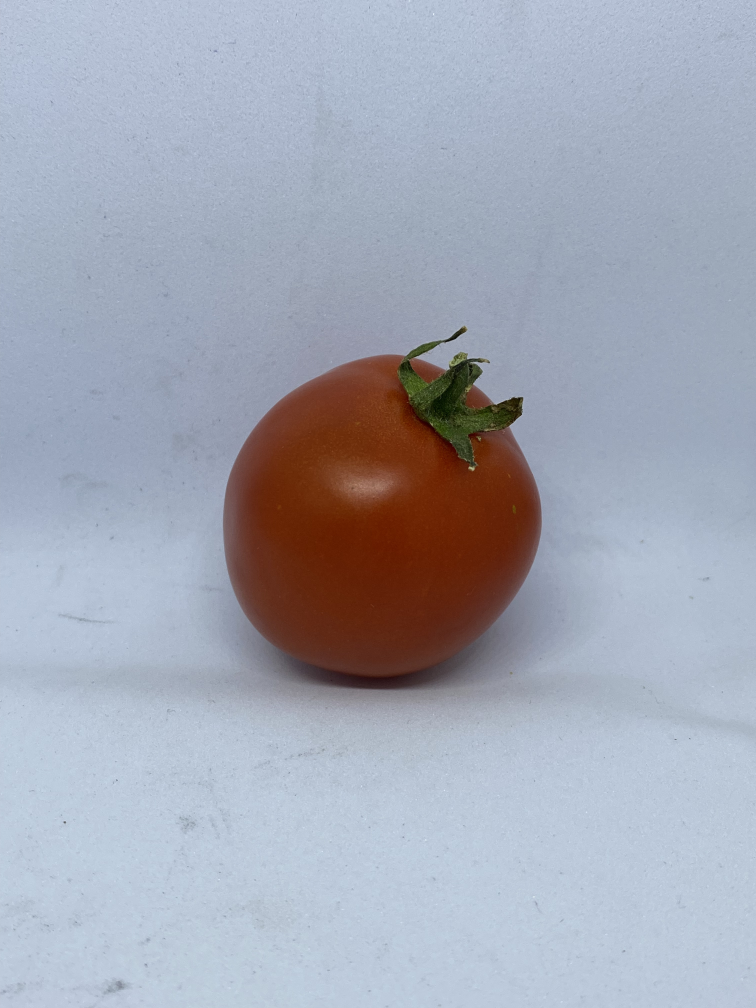
#> input picture Tomat/Tomat._80.jpg, 3024 x 4032 px, found by its file name (shown at 1/4 size); its folder holds only this picture in this run
$ python main1.py
#> lines starting #> are read from the running program, lines starting #| are printed output that depends on the picture; after the words box and inside, x2 and y2 are one past the last pixel; in counts of white or black regions, pixels touching at a corner belong together
#> in proses_gambar, gambar_asli is the input picture: shape (4032, 3024, 3); mean B, G, R 181.6, 168.4, 163.9
import cv2
import os
import pandas as pd
import numpy as np

class SistemCerdasPCV:
    @staticmethod
    def resize_image(image, lebar=100, tinggi=100):
#> called with lebar = 100, tinggi = 100
        lebar = int(image.shape[1] * lebar / 100)
        tinggi = int(image.shape[0] * tinggi / 100)
        dimensi = (lebar, tinggi)
        return cv2.resize(image, dimensi)

    @staticmethod
    def ambil_rata_rgb(gambar):
        gambar_rgb = cv2.cvtColor(gambar, cv2.COLOR_BGR2RGB)  # Konversi BGR ke RGB
        rata_rgb = np.mean(gambar_rgb, axis=(0, 1))  # Rata-rata berdasarkan semua piksel
        rata_rgb = np.round(rata_rgb).astype(int)  # Pembulatan ke integer
        print("Rata-rata RGB:", rata_rgb)  # Tampilkan nilai RGB
        return rata_rgb


    @staticmethod
    def label_kematangan(rgb):
        R, G, B = rgb

        # Atur batasan untuk kematangan berdasarkan nilai RGB
        if R > 100 and G < 90 and B < 90:  # Merah pekat (R tinggi)
            return 'Matang'
        elif R > 50 and G > 90 and B < 85:  # Kuning ke oranye
            return 'Setengah Matang'
        else:  # Jika tidak memenuhi syarat untuk Merah Pekat, Matang, atau Setengah Matang
            return 'Mentah'

    @staticmethod
    def simpan_hasil(gambar, path_output):
        cv2.imwrite(path_output, gambar)

    @staticmethod
    def crop_tengah_tomat(gambar):
        tmp = cv2.cvtColor(gambar, cv2.COLOR_BGR2GRAY)
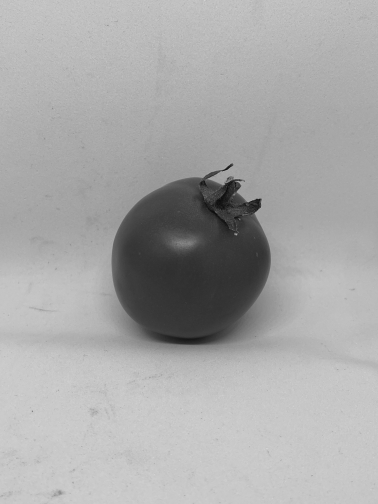
#> tmp: shape (4032, 3024) (shown at 1/8 size); min 0, max 252, mean 168.6
        _, mask = cv2.threshold(tmp, 127, 255, cv2.THRESH_BINARY_INV)
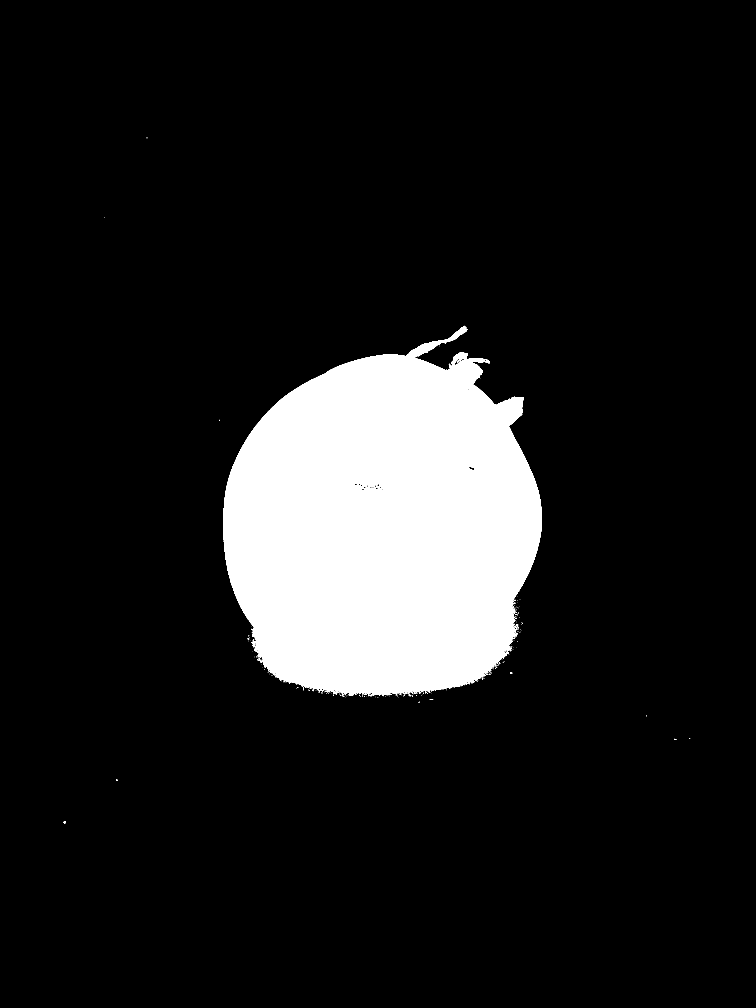
#> mask: shape (4032, 3024) (shown at 1/4 size); 11.5% white; 288 white regions (271 under 20 px), largest, box (x1, y1, x2, y2) and area: (892, 1303, 2167, 2784) 1402272, (1332, 2765, 1348, 2778) 102, (2059, 2497, 2073, 2520) 81

        mask = cv2.dilate(mask.copy(), None, iterations=10)
#> mask: shape (4032, 3024); 12.3% white; 11 white regions, largest, box (x1, y1, x2, y2) and area: (882, 1293, 2177, 2808) 1490701, (245, 3276, 273, 3303) 751, (2030, 2679, 2059, 2705) 745
        mask = cv2.erode(mask.copy(), None, iterations=10)
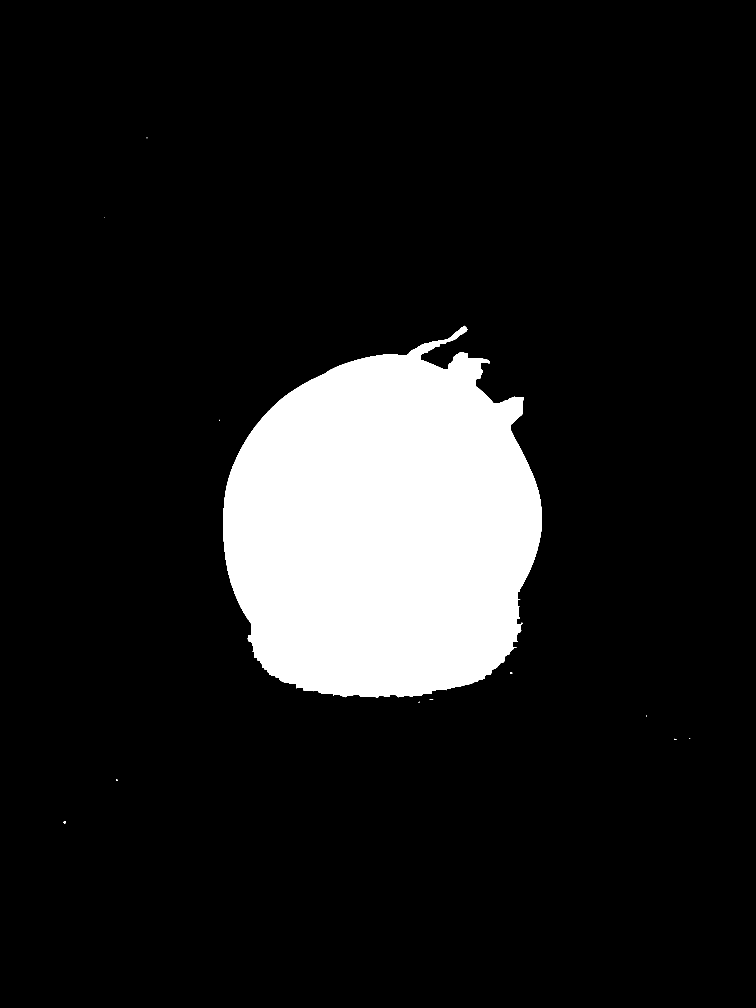
#> mask: shape (4032, 3024) (shown at 1/4 size); 11.7% white; 12 white regions (8 under 20 px)
        b, g, r = cv2.split(gambar)
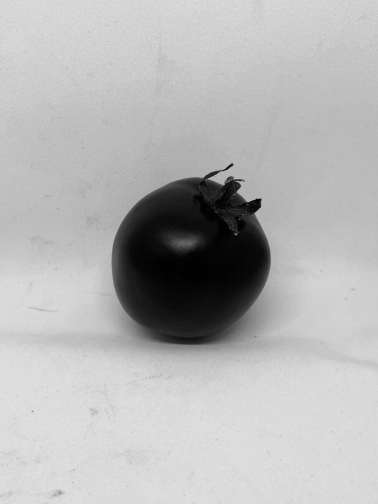
#> b: shape (4032, 3024) (shown at 1/8 size); min 0, max 255, mean 181.6
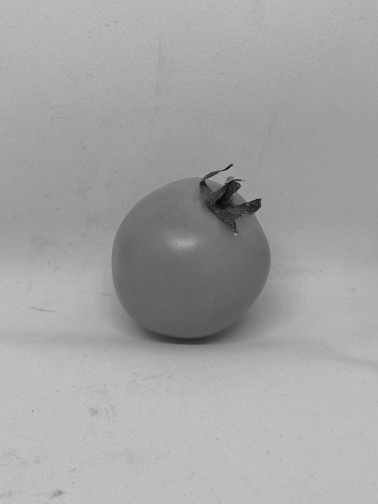
#> r: shape (4032, 3024) (shown at 1/8 size); min 0, max 246, mean 163.9
        rgba = [b, g, r, mask]
        dst = cv2.merge(rgba, 4)

        contours, _ = cv2.findContours(mask, cv2.RETR_TREE, cv2.CHAIN_APPROX_SIMPLE)
#> contours = 12 contours, 9 with area under 20; largest, box (x1, y1, x2, y2) and area: (892, 1303, 2167, 2790) 1420728, (255, 3286, 263, 3293) 39, (2040, 2689, 2049, 2695) 34

        if contours:  # Pastikan ada kontur
            # Ambil kontur terbesar
            c = max(contours, key=cv2.contourArea)
#> c = contour of 1958 points, box (x1, y1, x2, y2) (892, 1303, 2167, 2790), area 1420728
            # Mendapatkan bounding box dari kontur terbesar
            x, y, w, h = cv2.boundingRect(c)
#> x = 892; y = 1303; w = 1275; h = 1487
            # Mengcrop gambar berdasarkan bounding box
            return gambar[y:y + h, x:x + w]
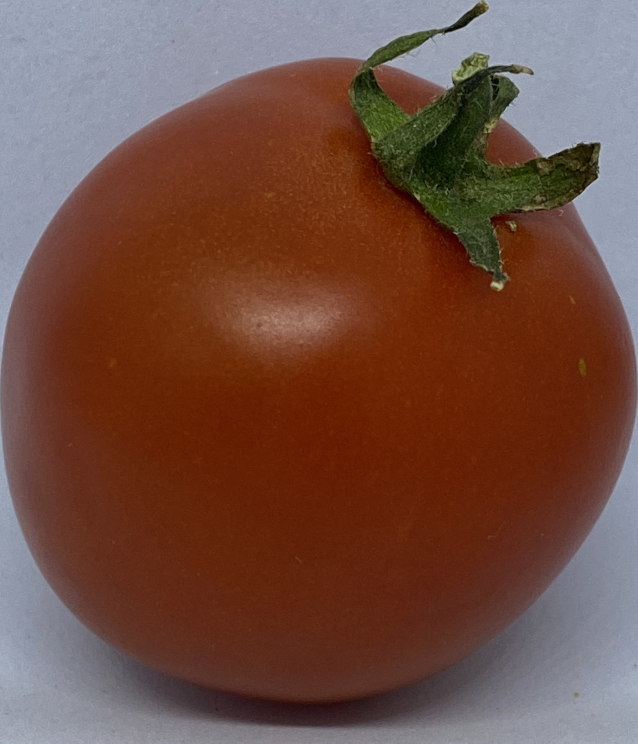
#> returned value: shape (1487, 1275, 3) (shown at 1/2 size); mean of channels 0, 1, 2 66, 77.7, 112.8; drawn as B, G, R

        return gambar  # Jika tidak ada kontur, kembalikan gambar asli

    @staticmethod
    def proses_gambar(folder_path):
        data = {'Nama Gambar': [], 'R': [], 'G': [], 'B': [], 'label': []}

        for namagambar in os.listdir(folder_path):
            path_file = os.path.join(folder_path, namagambar)

            gambar_asli = cv2.imread(path_file)
            if gambar_asli is not None:
                gambar_diubah = SistemCerdasPCV.resize_image(gambar_asli)
                gambar_diubah = SistemCerdasPCV.crop_tengah_tomat(gambar_diubah)

                rata_rgb = SistemCerdasPCV.ambil_rata_rgb(gambar_diubah)
#> in ambil_rata_rgb, `rata_rgb = np.mean(gambar_rgb, axis=(0, 1))`: rata_rgb = [112.8, 77.67, 66.03]
#> in ambil_rata_rgb, `rata_rgb = np.round(rata_rgb).astype(int)`: rata_rgb = [113, 78, 66]
#| Rata-rata RGB: [113  78  66]
#> rata_rgb = [113, 78, 66]
                label = SistemCerdasPCV.label_kematangan(rata_rgb)
#> in label_kematangan, `R, G, B = rgb`: R = 113; G = 78; B = 66
#> label = 'Matang'

                # Menyimpan hasil ke dalam dictionary
                data['Nama Gambar'].append(namagambar)
                data['R'].append(rata_rgb[0])
                data['G'].append(rata_rgb[1])
                data['B'].append(rata_rgb[2])
                data['label'].append(label)

                # Simpan gambar hasil crop
                output_path = os.path.join("hasil_ekstrasi", f"hasil_{namagambar}")
                SistemCerdasPCV.simpan_hasil(gambar_diubah, output_path)

        # Mengonversi hasil ke DataFrame dan menyimpannya ke file Excel
        df = pd.DataFrame(data)
        df.to_excel('hasil_ekstraksi.xlsx', index=False)
        print("Hasil ekstraksi disimpan ke 'hasil_ekstraksi.xlsx'")

if __name__ == "__main__":
    folder_path = "D:/New folder/Tomat.in/Tomat"
    os.makedirs("hasil_ekstrasi", exist_ok=True)
    SistemCerdasPCV.proses_gambar(folder_path)

$ run again, on Tomat/Tomat_16.jpg
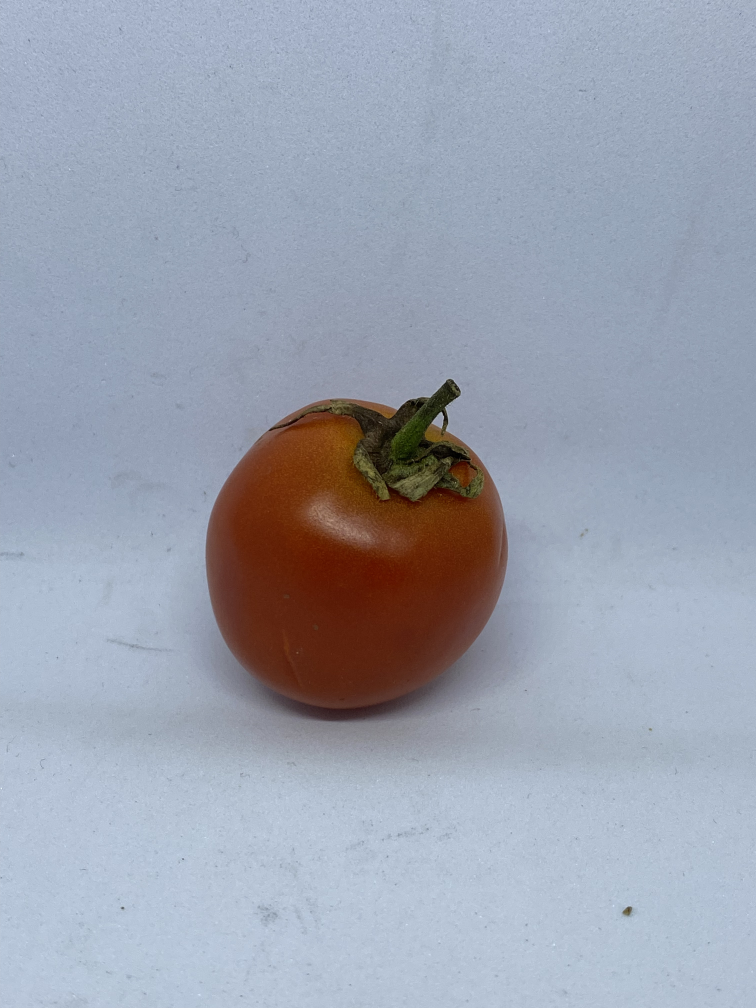
#> input picture Tomat/Tomat_16.jpg, 3024 x 4032 px, found by its file name (shown at 1/4 size)
#> in proses_gambar, gambar_asli is the input picture: shape (4032, 3024, 3); mean B, G, R 176.6, 162.5, 156.2
#> in crop_tengah_tomat, `_, mask = cv2.threshold(tmp, 127, 255, cv2.THRESH_BINARY_INV)`:
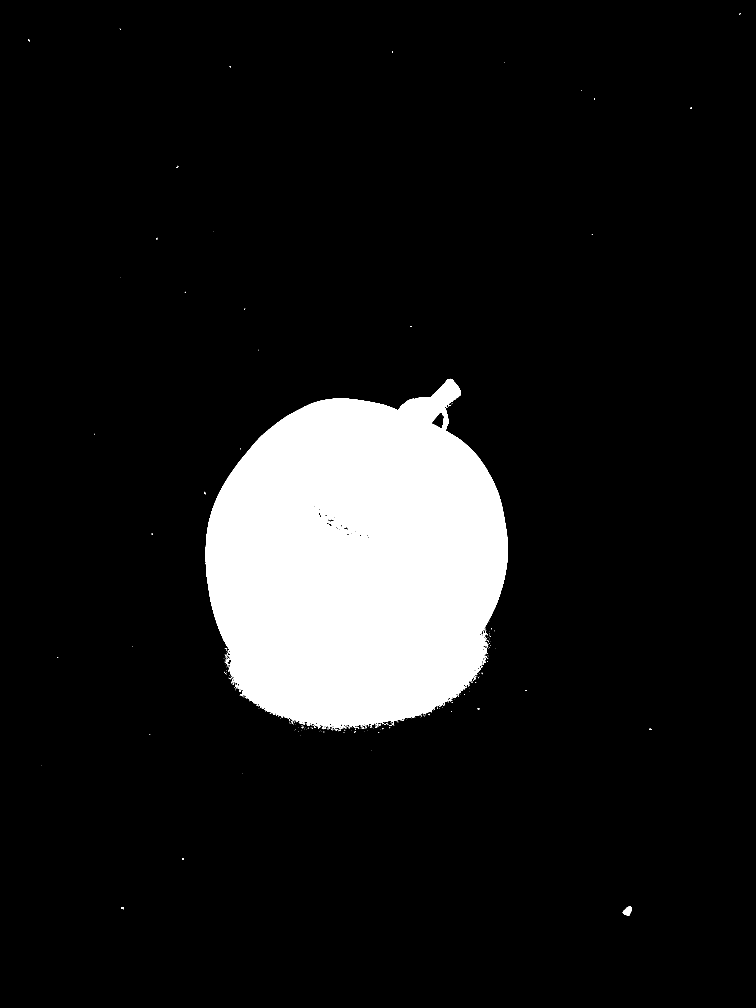
#> mask: shape (4032, 3024) (shown at 1/4 size); 10.6% white; 366 white regions (341 under 20 px), largest, box (x1, y1, x2, y2) and area: (822, 1515, 2032, 2915) 1283785, (2491, 3627, 2528, 3662) 863, (1928, 2632, 1942, 2659) 142
#> contours = 40 contours, 33 with area under 20; largest, box (x1, y1, x2, y2) and area: (822, 1515, 2032, 2941) 1307476, (1735, 1660, 1774, 1707) 1528, (2491, 3627, 2528, 3662) 812, (485, 3628, 496, 3637) 60, (2597, 2915, 2606, 2920) 24, (818, 1967, 823, 1977) 21, (729, 3434, 736, 3439) 20
#> c = contour of 1604 points, box (x1, y1, x2, y2) (822, 1515, 2032, 2941), area 1307476
#> x = 822; y = 1515; w = 1210; h = 1426
#> in crop_tengah_tomat, `return gambar[y:y + h, x:x + w]`:
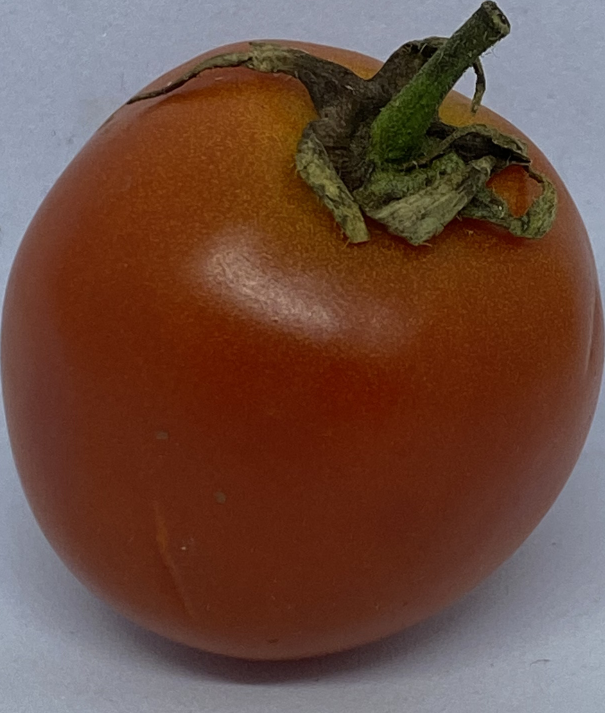
#> returned value: shape (1426, 1210, 3) (shown at 1/2 size); mean of channels 0, 1, 2 64.6, 76.8, 108.4; drawn as B, G, R
#> in ambil_rata_rgb, `rata_rgb = np.mean(gambar_rgb, axis=(0, 1))`: rata_rgb = [108.4, 76.84, 64.58]
#> in ambil_rata_rgb, `rata_rgb = np.round(rata_rgb).astype(int)`: rata_rgb = [108, 77, 65]
#| Rata-rata RGB: [108  77  65]
#> R = 108; G = 77; B = 65
#> label = 'Matang'

$ run again, on Tomat/Tomat_18.jpg
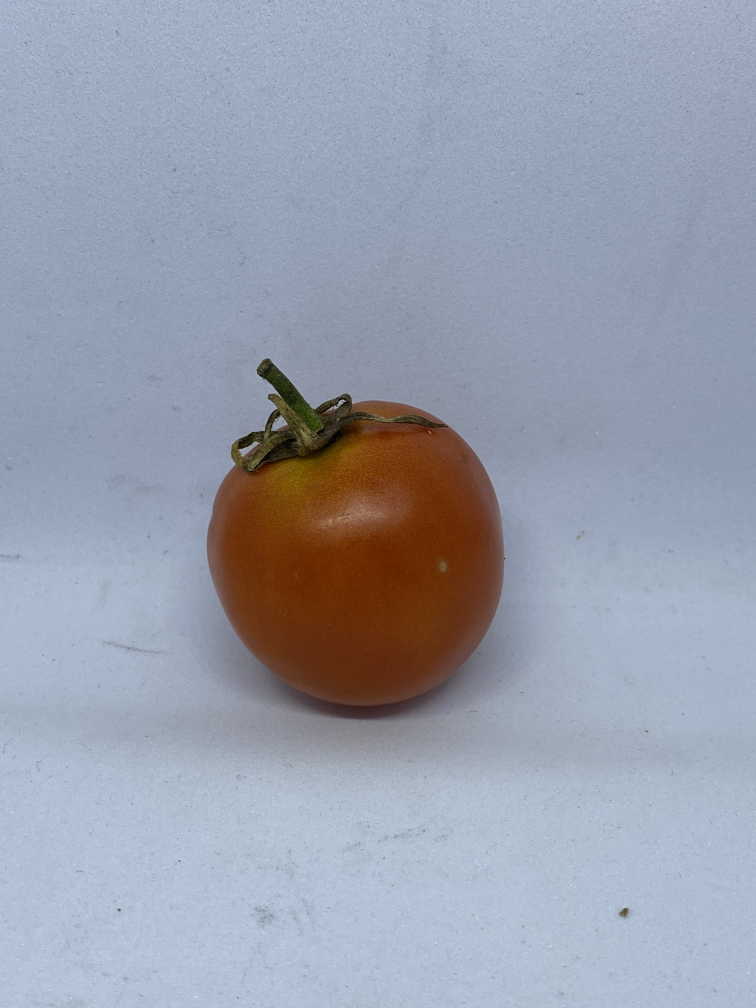
#> input picture Tomat/Tomat_18.jpg, 3024 x 4032 px, found by its file name (shown at 1/4 size)
#> in proses_gambar, gambar_asli is the input picture: shape (4032, 3024, 3); mean B, G, R 173.5, 159.4, 153.3
#> in crop_tengah_tomat, `_, mask = cv2.threshold(tmp, 127, 255, cv2.THRESH_BINARY_INV)`:
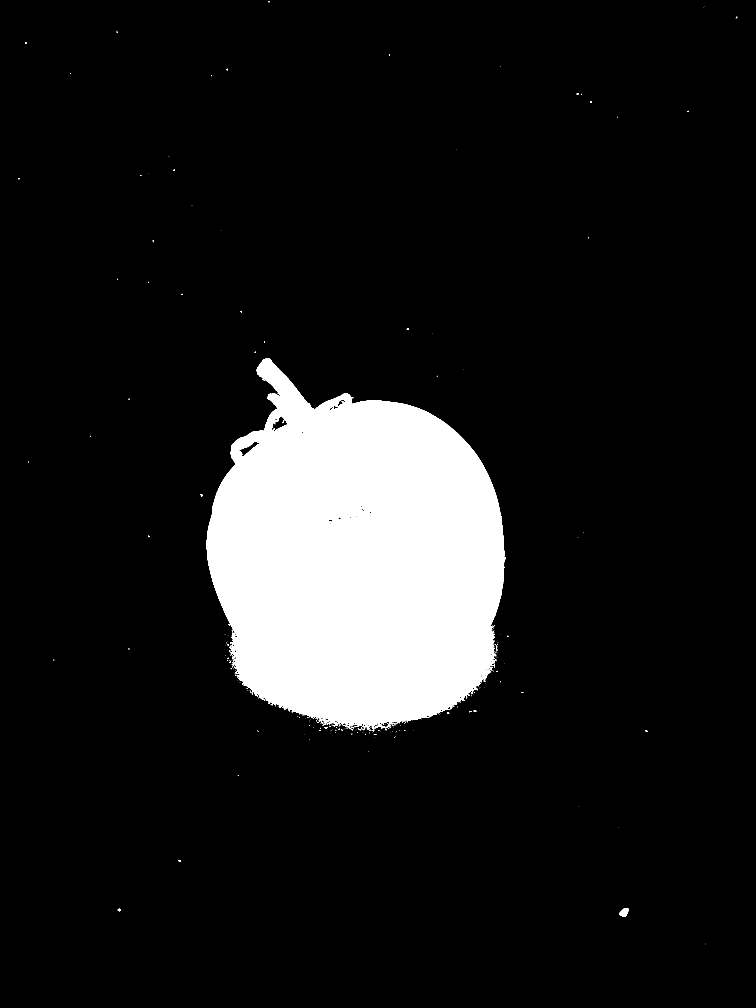
#> mask: shape (4032, 3024) (shown at 1/4 size); 10.6% white; 333 white regions (286 under 20 px), largest, box (x1, y1, x2, y2) and area: (826, 1433, 2023, 2911) 1287888, (2478, 3632, 2514, 3668) 882, (1524, 2898, 1563, 2914) 185
#> contours = 75 contours, 65 with area under 20; largest, box (x1, y1, x2, y2) and area: (826, 1433, 2023, 2952) 1315138, (2478, 3632, 2514, 3668) 832, (1100, 1685, 1130, 1711) 702, (470, 3635, 483, 3645) 68, (803, 1976, 809, 1988) 41
#> c = contour of 1628 points, box (x1, y1, x2, y2) (826, 1433, 2023, 2952), area 1315138
#> x = 826; y = 1433; w = 1197; h = 1519
#> in crop_tengah_tomat, `return gambar[y:y + h, x:x + w]`:
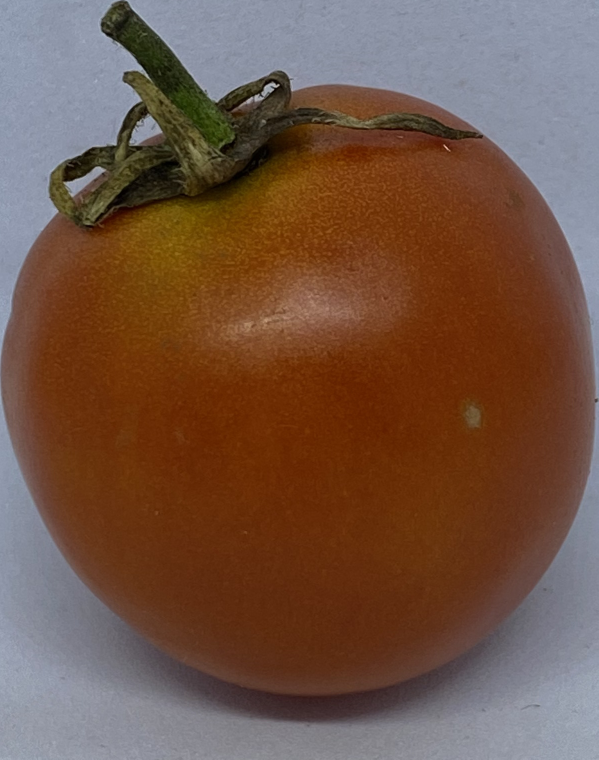
#> returned value: shape (1519, 1197, 3) (shown at 1/2 size); mean of channels 0, 1, 2 68.4, 84.5, 113.8; drawn as B, G, R
#> in ambil_rata_rgb, `rata_rgb = np.mean(gambar_rgb, axis=(0, 1))`: rata_rgb = [113.8, 84.51, 68.44]
#> in ambil_rata_rgb, `rata_rgb = np.round(rata_rgb).astype(int)`: rata_rgb = [114, 85, 68]
#| Rata-rata RGB: [114  85  68]
#> R = 114; G = 85; B = 68
#> label = 'Matang'
